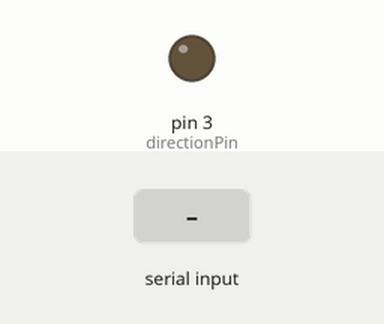
This sketch was run on a simulated Arduino Uno, built with avr-gcc and run on an emulated ATmega328P. Shown: output pins drawn as LEDs (lit = HIGH). Inputs (shaded band) come from the test bench.

Above: at 1.2 s.
1.3 s: byte 1 (1) received over Serial
At 1.9 s:
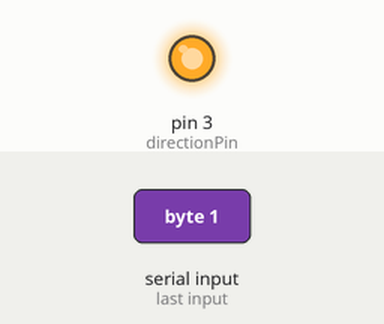
Timing chart, 0 to 4.3 s (numbered marks = the images above; inputs shaded):
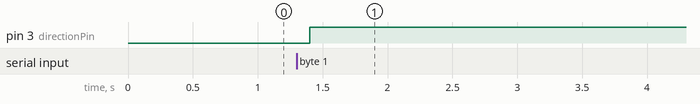

The sketch:

antenna_control.ino
```cpp
//antenna_control
//by corbin ordel and aaron montoya
//may 2016

//declare variable for left and right pin
int directionPin;

//declare variable for delaying
int delayTime;

//declare speed of serial port
int serialRate;

//declare variable for storing current data
int rawData;

//declare variable to store data from max
int explosion;

//declare current state of the machine
boolean goesLeft;

//setup
void setup() {

  //initialize the global variables
  initGlobalVariables();

  //method for setting digital pin modes
  declarePinModes();

  //set serial port communication
  Serial.begin(serialRate);
}

//loop
void loop() {
  // put your main code here, to run repeatedly:

  //receive data from serial
  getSerial();

  //update the values
  updateValues();

  //decide direcion to go next
  decideDirection();

}

//method for setting up the global variables
void initGlobalVariables() {

  //set the pin for left and right
  directionPin = 3;

  //set the delay time
  delayTime = 200;

  //set the speed for serial communication
  serialRate = 9600;

  //variable to store data from max
  explosion = 0;

  //declare current state of the machine
  goesLeft = true;
}

//set the digital pin modes
void declarePinModes() {
  //set pin for left and right as output
  pinMode(directionPin, OUTPUT);
}

//get info from serial
void getSerial() {

  //check for incoming message
  if (Serial.available() > 0) {

    rawData = Serial.read();

    if (rawData == 1) {
      explosion = 1;
    }
    else if (rawData == 0) {
      explosion = 0;
    }
    else {
      rawData = 1 - rawData;
    }
  }
}


//update values in arduino
//according to info from max
void updateValues() {

  if (explosion == 0) {
    goesLeft = true;
  }
  else if (explosion == 1) {
    goesLeft = false;
  }

}

//decide direction according
//to info from max
void decideDirection() {
  if (goesLeft) {
    moveLeft();
  }
  else {
    moveRight();
  }
}

//move antenna to the left
void moveLeft() {
  digitalWrite(directionPin, LOW);
  delay(delayTime);
}

//move antenna to the righr
void moveRight() {
  digitalWrite(directionPin, HIGH);
  delay(delayTime);
}
```

Measured:
- after the input at 1.3 s, pin 3 (directionPin): LOW → HIGH after 0.10 s
